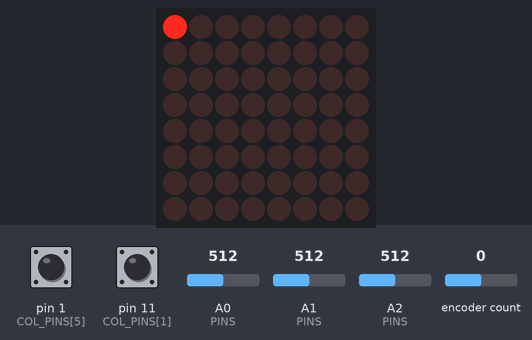
Bench run of a sketch on a simulated SparkFun Pro Micro, built with avr-gcc and run on an emulated ATmega32U4. On the bench: 8×8 LED matrix. Wiring (inferred from the names in the program): 5×4 keypad (labels assumed): rows pin 5, pin 6, pin 7, pin 8, pin 9; columns pin 10, pin 12, pin 13, pin 4; MAX7219 LED driver (orientation assumed): data A3; clock A4; CS A5. Inputs (shaded band) come from the test bench; at power-on: pin 1 (COL_PINS[5]) HIGH, pin 11 (COL_PINS[1]) HIGH, A0 (PINS) = 512, A1 (PINS) = 512, A2 (PINS) = 512, encoder count 0. USB keyboard and mouse output is not drawn; what the sketch prints to the serial monitor is not drawn.

Above: at 0.1 s.
At 0.5 s:
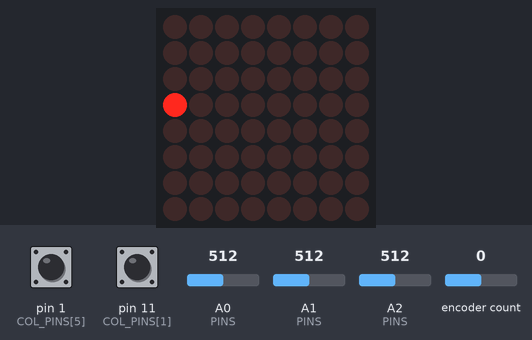
At 1.0 s:
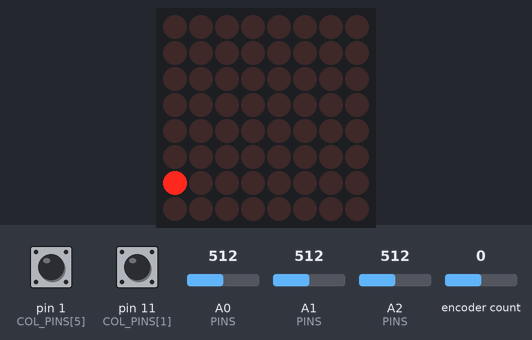
At 1.4 s:
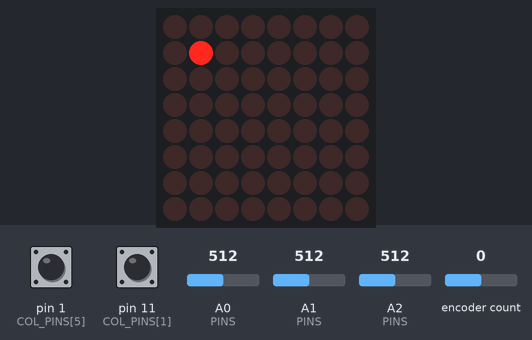
At 1.9 s:
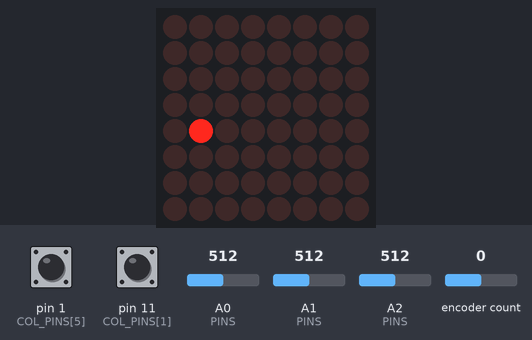

The sketch:

ArduinoJoystick.ino
```cpp
/*
 * Arduino Leonardo Joystick + LED Controller (MAX7219)
 *
 * Combina:
 * - Joystick USB HID (potenziometri, encoder, matrice pulsanti 5x6)
 * - Serial CDC per ricevere comandi LED da Train Simulator Bridge
 * - 13 LED tramite MAX7219 (SPI software, 3 pin)
 *
 * Il Leonardo (ATmega32U4) supporta HID + Serial contemporaneamente!
 *
 * Componenti:
 * - 3 Potenziometri SLIDER 100mm B10K (Assi X, Y, Z)
 * - 1 Encoder rotativo con pulsante (click nella matrice)
 * - 9 Switch ON-OFF-ON momentanei (SW1-SW9, tornano al centro)
 * - 1 Switch ON-OFF-ON Self-Lock (TOGGLE1, mantiene posizione)
 * - 1 Rotary switch 4 posizioni (ROT4: 4 ON, nessun OFF)
 * - 1 Rotary switch 3 posizioni (ROT3: OFF + 2)
 * - 1 Pulsante/Pedale (BTN1 + pedale in parallelo + encoder click)
 * - 1 Modulo MAX7219 (WCMCU DISY1) per 13 LED
 *
 * LED via MAX7219 (DIG0 + DIG1, SEG A-H):
 * - LED1:  DIG0 SEG_A  SIFA Warning (giallo)
 * - LED2:  DIG0 SEG_B  LZB Ende (giallo)
 * - LED3:  DIG0 SEG_C  PZB 70 (blu)
 * - LED4:  DIG0 SEG_D  PZB 85 (blu)
 * - LED5:  DIG0 SEG_E  PZB 55 (blu)
 * - LED6:  DIG0 SEG_F  500Hz (rosso)
 * - LED7:  DIG0 SEG_G  1000Hz (giallo)
 * - LED8:  DIG0 SEG_DP Porte SX (giallo)
 * - LED9:  DIG1 SEG_A  Porte DX (giallo)
 * - LED10: DIG1 SEG_B  LZB Ü Übertragung (blu)
 * - LED11: DIG1 SEG_C  LZB G aktiv (rosso)
 * - LED12: DIG1 SEG_D  LZB S Schnellbremsung (rosso)
 * - LED13: DIG1 SEG_E  Befehl 40 (giallo)
 *
 * Protocollo seriale (115200 baud):
 * - LED:n:stato  (n=1-13, stato=0/1)
 * - SIFA:stato   (alias LED1)
 * - LZB:stato    (alias LED2)
 * - LZB_UE:stato (alias LED10)
 * - LZB_G:stato  (alias LED11)
 * - LZB_S:stato  (alias LED12)
 * - BEF40:stato  (alias LED13)
 * - OFF          (spegni tutto)
 */

// ============== USB DEVICE NAME ==============
// Modifica qui il nome che appare in Windows
#define USB_PRODUCT "Zusi3 Train Controller"

#include <Joystick.h>
#include <Encoder.h>

// ============== PIN ARDUINO LEONARDO ==============

// Potenziometri (pin analogici)
#define POT_X A0
#define POT_Y A1
#define POT_Z A2

// MAX7219 (SPI software, 3 pin — tutti sullo header analogico)
#define MAX_DIN  A3  // Data In
#define MAX_CLK  A4  // Clock
#define MAX_CS   A5  // Chip Select (LOAD)

// Encoder rotativo (CLK e DT con interrupt)
#define ENCODER_CLK 2
#define ENCODER_DT  3
// ENCODER_SW è nella matrice (ROW0, COL5)

// ============== MATRICE 5x6 ==============
#define MATRIX_ROWS 5
#define MATRIX_COLS 6

const int ROW_PINS[MATRIX_ROWS] = {5, 6, 7, 8, 9};
const int COL_PINS[MATRIX_COLS] = {10, 11, 12, 13, 4, 1};  // COL5 su pin 1 (TX, libero su Leonardo)

// Layout matrice 5x6 (30 posizioni, usiamo 28):
const int MATRIX_MAP[MATRIX_ROWS][MATRIX_COLS] = {
  // COL0  COL1  COL2  COL3  COL4  COL5
  {19,  -1,  27,  26,  18,  20},  // BTN1/PED, (free), ROT3_2, ROT3_1, ENC_SW, ROT4_1
  { 2,   0,  10,  14,   8,  21},  // SW2_UP, SW1_UP, SW6_UP, SW8_UP, SW5_UP, ROT4_2
  { 3,   1,  11,  15,   9,  22},  // SW2_DN, SW1_DN, SW6_DN, SW8_DN, SW5_DN, ROT4_3
  { 4,   6,  12,  16,  24,  23},  // SW3_UP, SW4_UP, SW7_UP, SW9_UP, TOG1_UP, ROT4_4
  { 5,   7,  13,  17,  25,  -1}   // SW3_DN, SW4_DN, SW7_DN, SW9_DN, TOG1_DN, (free)
};

// ============== JOYSTICK ==============
#define BUTTON_COUNT 28
#define HAT_SWITCH_COUNT 0

Joystick_ Joystick(
  JOYSTICK_DEFAULT_REPORT_ID,
  JOYSTICK_TYPE_JOYSTICK,
  BUTTON_COUNT,
  HAT_SWITCH_COUNT,
  true, true, true, true,  // X, Y, Z, Rx
  false, false, false, false, false, false, false
);

// ============== ENCODER ==============
Encoder myEncoder(ENCODER_CLK, ENCODER_DT);
long lastEncoderPosition = 0;
const int ENCODER_MIN = 0;
const int ENCODER_MAX = 1023;
const int ENCODER_MULTIPLIER = 4;

// ============== VARIABILI ==============

// Debounce
unsigned long lastDebounceTime[BUTTON_COUNT];
const unsigned long DEBOUNCE_DELAY = 50;
bool buttonStates[BUTTON_COUNT];
bool lastButtonStates[BUTTON_COUNT];

// Potenziometri
const int POT_DEADZONE = 5;
const bool POT_INVERT = true;   // true = inverte la direzione degli slider
const bool POT_LOG = true;      // true = linearizza slider logaritmici (A-taper)
int lastPotValues[3] = {512, 512, 512};
const int SMOOTHING_SAMPLES = 3;
int potHistory[3][SMOOTHING_SAMPLES];
int potHistoryIndex[3] = {0, 0, 0};

// Serial buffer
#define SERIAL_BAUD 115200
#define BUFFER_SIZE 32
char inputBuffer[BUFFER_SIZE];
int bufferIndex = 0;

// ============== MAX7219 LED ==============
#define NUM_LEDS 13
bool ledStates[NUM_LEDS] = {false};

// MAX7219 registri
#define REG_NOOP        0x00
#define REG_DIGIT0      0x01
#define REG_DIGIT1      0x02
#define REG_DECODE_MODE 0x09
#define REG_INTENSITY   0x0A
#define REG_SCAN_LIMIT  0x0B
#define REG_SHUTDOWN    0x0C
#define REG_TEST        0x0F

// ============== MAX7219 FUNZIONI ==============

void max7219_send(byte reg, byte data) {
  digitalWrite(MAX_CS, LOW);
  shiftOut(MAX_DIN, MAX_CLK, MSBFIRST, reg);
  shiftOut(MAX_DIN, MAX_CLK, MSBFIRST, data);
  digitalWrite(MAX_CS, HIGH);
}

void max7219_init() {
  pinMode(MAX_DIN, OUTPUT);
  pinMode(MAX_CLK, OUTPUT);
  pinMode(MAX_CS, OUTPUT);
  digitalWrite(MAX_CS, HIGH);

  max7219_send(REG_TEST, 0x00);        // Test mode off
  max7219_send(REG_DECODE_MODE, 0x00); // No BCD decode (raw segments)
  max7219_send(REG_SCAN_LIMIT, 0x01);  // Scan digit 0 e 1 (2 digit)
  max7219_send(REG_INTENSITY, 0x08);   // Luminosità media (0x00-0x0F)
  max7219_send(REG_SHUTDOWN, 0x01);    // Normal operation
  max7219_send(REG_DIGIT0, 0x00);      // Tutti spenti
  max7219_send(REG_DIGIT1, 0x00);      // Tutti spenti
}

void max7219_update() {
  // DIG0: LED1(A) LED2(B) LED3(C) LED4(D) LED5(E) LED6(F) LED7(G) LED8(DP)
  byte dig0 = 0;
  if (ledStates[0])  dig0 |= 0x01;  // SEG_A = LED1 SIFA
  if (ledStates[1])  dig0 |= 0x02;  // SEG_B = LED2 LZB Ende
  if (ledStates[2])  dig0 |= 0x04;  // SEG_C = LED3 PZB 70
  if (ledStates[3])  dig0 |= 0x08;  // SEG_D = LED4 PZB 85
  if (ledStates[4])  dig0 |= 0x10;  // SEG_E = LED5 PZB 55
  if (ledStates[5])  dig0 |= 0x20;  // SEG_F = LED6 500Hz
  if (ledStates[6])  dig0 |= 0x40;  // SEG_G = LED7 1000Hz
  if (ledStates[7])  dig0 |= 0x80;  // SEG_DP = LED8 Porte SX

  // DIG1: LED9(A) LED10(B) LED11(C) LED12(D) LED13(E)
  byte dig1 = 0;
  if (ledStates[8])  dig1 |= 0x01;  // SEG_A = LED9 Porte DX
  if (ledStates[9])  dig1 |= 0x02;  // SEG_B = LED10 LZB Ü
  if (ledStates[10]) dig1 |= 0x04;  // SEG_C = LED11 LZB G
  if (ledStates[11]) dig1 |= 0x08;  // SEG_D = LED12 LZB S
  if (ledStates[12]) dig1 |= 0x10;  // SEG_E = LED13 Befehl 40

  max7219_send(REG_DIGIT0, dig0);
  max7219_send(REG_DIGIT1, dig1);
}

// ============== SETUP ==============

void setup() {
  // Serial per comandi LED
  Serial.begin(SERIAL_BAUD);

  // MAX7219 init
  max7219_init();

  // Encoder (solo CLK e DT, SW è nella matrice)
  myEncoder.write(512 / ENCODER_MULTIPLIER);

  // Matrice 5x6
  for (int r = 0; r < MATRIX_ROWS; r++) {
    pinMode(ROW_PINS[r], OUTPUT);
    digitalWrite(ROW_PINS[r], HIGH);
  }
  for (int c = 0; c < MATRIX_COLS; c++) {
    pinMode(COL_PINS[c], INPUT_PULLUP);
  }

  // Inizializza stati
  for (int i = 0; i < BUTTON_COUNT; i++) {
    buttonStates[i] = false;
    lastButtonStates[i] = false;
    lastDebounceTime[i] = 0;
  }

  // Inizializza storia potenziometri
  for (int i = 0; i < 3; i++) {
    for (int j = 0; j < SMOOTHING_SAMPLES; j++) {
      potHistory[i][j] = 512;
    }
  }

  // Joystick
  Joystick.begin(false);
  Joystick.setXAxisRange(0, 1023);
  Joystick.setYAxisRange(0, 1023);
  Joystick.setZAxisRange(0, 1023);
  Joystick.setRxAxisRange(0, 1023);

  // Test LED all'avvio (tutti in sequenza)
  for (int i = 0; i < NUM_LEDS; i++) {
    ledStates[i] = true;
    max7219_update();
    delay(150);
    ledStates[i] = false;
    max7219_update();
  }

  Serial.println("OK:Joystick+LED Ready (13 LED MAX7219 Leonardo)");
}

// ============== LOOP ==============

void loop() {
  // === JOYSTICK ===
  bool stateChanged = false;
  stateChanged |= readPotentiometers();
  stateChanged |= scanMatrix();
  stateChanged |= updateEncoderAxis();

  if (stateChanged) {
    Joystick.sendState();
  }

  // === SERIAL COMMANDS ===
  processSerial();

  delayMicroseconds(500);
}

// ============== SERIAL COMMANDS ==============

void processSerial() {
  while (Serial.available() > 0) {
    char c = Serial.read();

    if (c == '\n' || c == '\r') {
      if (bufferIndex > 0) {
        inputBuffer[bufferIndex] = '\0';
        processCommand(inputBuffer);
        bufferIndex = 0;
      }
    } else if (bufferIndex < BUFFER_SIZE - 1) {
      inputBuffer[bufferIndex++] = c;
    }
  }
}

void processCommand(char* cmd) {
  // LED:n:stato (n=1-13, stato=0/1)
  if (strncmp(cmd, "LED:", 4) == 0) {
    char* colonPos = strchr(cmd + 4, ':');
    if (colonPos) {
      int ledNum = atoi(cmd + 4);
      int state = atoi(colonPos + 1);
      if (ledNum >= 1 && ledNum <= NUM_LEDS) {
        setLed(ledNum - 1, state == 1);
      }
    }
  }
  else if (strncmp(cmd, "SIFA:", 5) == 0)      { setLed(0, atoi(cmd + 5) == 1); }
  else if (strncmp(cmd, "LZB:", 4) == 0)       { setLed(1, atoi(cmd + 4) == 1); }
  else if (strncmp(cmd, "PZB70:", 6) == 0)     { setLed(2, atoi(cmd + 6) == 1); }
  else if (strncmp(cmd, "PZB80:", 6) == 0)     { setLed(3, atoi(cmd + 6) == 1); }
  else if (strncmp(cmd, "PZB50:", 6) == 0)     { setLed(4, atoi(cmd + 6) == 1); }
  else if (strncmp(cmd, "500HZ:", 6) == 0)     { setLed(5, atoi(cmd + 6) == 1); }
  else if (strncmp(cmd, "1000HZ:", 7) == 0)    { setLed(6, atoi(cmd + 7) == 1); }
  else if (strncmp(cmd, "TUEREN_L:", 9) == 0)  { setLed(7, atoi(cmd + 9) == 1); }
  else if (strncmp(cmd, "TUEREN_R:", 9) == 0)  { setLed(8, atoi(cmd + 9) == 1); }
  else if (strncmp(cmd, "LZB_UE:", 7) == 0)    { setLed(9, atoi(cmd + 7) == 1); }
  else if (strncmp(cmd, "LZB_G:", 6) == 0)     { setLed(10, atoi(cmd + 6) == 1); }
  else if (strncmp(cmd, "LZB_S:", 6) == 0)     { setLed(11, atoi(cmd + 6) == 1); }
  else if (strncmp(cmd, "BEF40:", 6) == 0)     { setLed(12, atoi(cmd + 6) == 1); }
  else if (strcmp(cmd, "OFF") == 0) {
    for (int i = 0; i < NUM_LEDS; i++) {
      ledStates[i] = false;
    }
    max7219_update();
  }
}

void setLed(int index, bool state) {
  if (index >= 0 && index < NUM_LEDS) {
    ledStates[index] = state;
    max7219_update();
  }
}

// ============== JOYSTICK FUNCTIONS ==============

// Linearizza potenziometro logaritmico (A-taper → lineare)
// Un pot A103 ha curva: V ≈ (10^pos - 1) / 9
// Inversa: pos = log10(V * 9 + 1)
int linearizeLogPot(int raw) {
  if (raw <= 0) return 0;
  if (raw >= 1023) return 1023;
  float normalized = raw / 1023.0;
  float linearized = log10(normalized * 9.0 + 1.0);
  return constrain((int)(linearized * 1023.0 + 0.5), 0, 1023);
}

bool readPotentiometers() {
  bool changed = false;
  const int PINS[3] = {POT_X, POT_Y, POT_Z};

  for (int i = 0; i < 3; i++) {
    int raw = analogRead(PINS[i]);
    potHistory[i][potHistoryIndex[i]] = raw;
    potHistoryIndex[i] = (potHistoryIndex[i] + 1) % SMOOTHING_SAMPLES;

    long sum = 0;
    for (int j = 0; j < SMOOTHING_SAMPLES; j++) {
      sum += potHistory[i][j];
    }
    int smoothed = sum / SMOOTHING_SAMPLES;
    if (POT_LOG) smoothed = linearizeLogPot(smoothed);
    if (POT_INVERT) smoothed = 1023 - smoothed;

    if (abs(smoothed - lastPotValues[i]) > POT_DEADZONE) {
      lastPotValues[i] = smoothed;
      switch (i) {
        case 0: Joystick.setXAxis(smoothed); break;
        case 1: Joystick.setYAxis(smoothed); break;
        case 2: Joystick.setZAxis(smoothed); break;
      }
      changed = true;
    }
  }
  return changed;
}

bool scanMatrix() {
  bool changed = false;

  for (int r = 0; r < MATRIX_ROWS; r++) {
    digitalWrite(ROW_PINS[r], LOW);
    delayMicroseconds(10);

    for (int c = 0; c < MATRIX_COLS; c++) {
      int btnIndex = MATRIX_MAP[r][c];
      if (btnIndex < 0) continue;

      bool reading = (digitalRead(COL_PINS[c]) == LOW);

      if (reading != lastButtonStates[btnIndex]) {
        lastDebounceTime[btnIndex] = millis();
      }

      if ((millis() - lastDebounceTime[btnIndex]) > DEBOUNCE_DELAY) {
        if (reading != buttonStates[btnIndex]) {
          buttonStates[btnIndex] = reading;
          Joystick.setButton(btnIndex, reading);
          changed = true;
        }
      }
      lastButtonStates[btnIndex] = reading;
    }
    digitalWrite(ROW_PINS[r], HIGH);
  }
  return changed;
}

bool updateEncoderAxis() {
  long newPos = myEncoder.read();

  if (newPos != lastEncoderPosition) {
    lastEncoderPosition = newPos;

    int axisValue = newPos * ENCODER_MULTIPLIER;
    axisValue = constrain(axisValue, ENCODER_MIN, ENCODER_MAX);

    if (axisValue <= ENCODER_MIN) {
      myEncoder.write(ENCODER_MIN / ENCODER_MULTIPLIER);
    } else if (axisValue >= ENCODER_MAX) {
      myEncoder.write(ENCODER_MAX / ENCODER_MULTIPLIER);
    }

    Joystick.setRxAxis(axisValue);
    return true;
  }
  return false;
}
```
